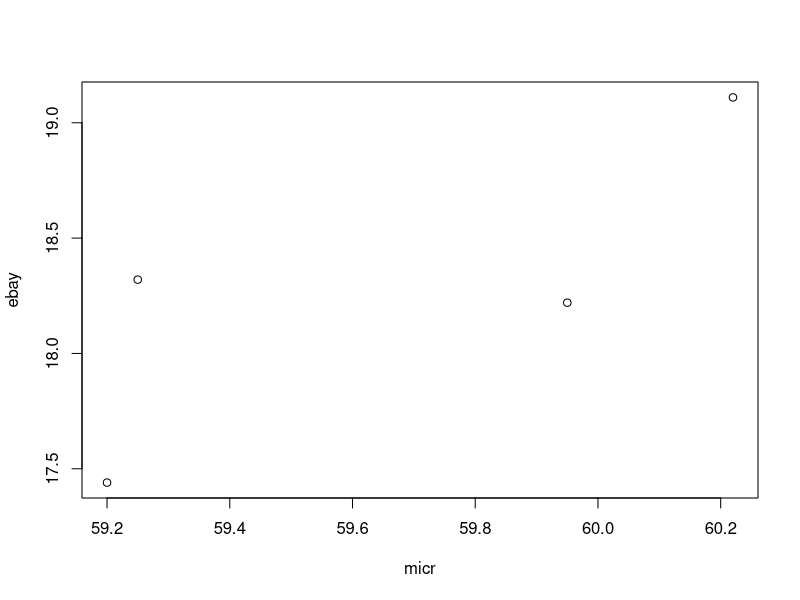

Reproduce this figure in R.
# QA1 Introduction to R for Finance

# 1 Basics Financial Returns ---------------

## Single period

# Variables for starting_cash and 5% return during January
starting_cash <- 200
jan_ret <- 5
jan_mult <- 1 + (jan_ret / 100)

# How much money do you have at the end of January?
post_jan_cash <- starting_cash*jan_mult

# Print post_jan_cash
post_jan_cash

# January 10% return multiplier
jan_ret_10 <- 10
jan_mult_10 <- 1 + (jan_ret_10/100)

# How much money do you have at the end of January now?
post_jan_cash_10 <- starting_cash*jan_mult_10

# Print post_jan_cash_10
post_jan_cash_10

## Multiple periods

# Starting cash and returns 
starting_cash <- 200
jan_ret <- 4
feb_ret <- 5

# Multipliers
jan_mult <- 1.04
feb_mult <- 1.05

# Total cash at the end of the two months
total_cash <- starting_cash*jan_mult*feb_mult

# Print total_cash
total_cash

# 2 Vectors and matrix manipulation --------------

## Vectors

# Weights, returns, and company names
ret <- c(7, 9)
weight <- c(.2, .8)
companies <- c("Microsoft", "Sony")

# Assign company names to your vectors
names(ret) <- companies
names(weight) <- companies

# Multiply the returns and weights together 
ret_X_weight <- ret*weight

# Print ret_X_weight
ret_X_weight

# Sum to get the total portfolio return
portf_ret <- sum(ret_X_weight)

# Print portf_ret
portf_ret

## Matrix and correlation

micr <- c(59.20, 59.25, 60.22, 59.95) 
ebay <- c(17.44, 18.32, 19.11, 18.22)

cor(micr, ebay)

micr_ebay_matrix <- cbind(micr, ebay)
micr_ebay_matrix

cor(micr_ebay_matrix)

plot(micr_ebay_matrix)

# 3 Data Frames and future cahs flow

## Cash flow

# Present value of $4000, in 3 years, at 5%
present_value_4k <- 4000 * (1 + 5/100)^(-3)

#
company <- c("A", "A", "A", "B", "B", "B", "B")
cash_flwo <- c(1000, 4000, 550, 1500, 1100, 750, 6000)

